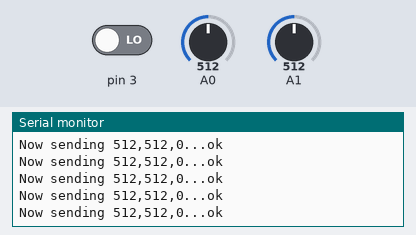
Recording of a sketch running on a simulated Arduino Uno, built with avr-gcc and run on an emulated ATmega328P. On the bench: the last lines printed to the serial monitor. The inputs (shaded band) are chosen by the test bench; at power-on: A0 = 512, A1 = 512, pin 3 LOW. No radio packets arrive unless stated.

Above: at 1.2 s.
1.3 s: A0 set to 716
At 1.34 s:
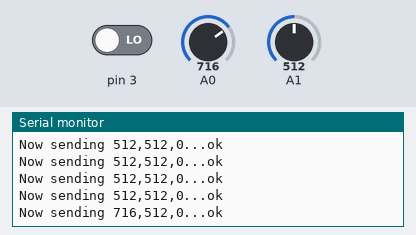
2.8 s: A1 set to 716
At 2.87 s:
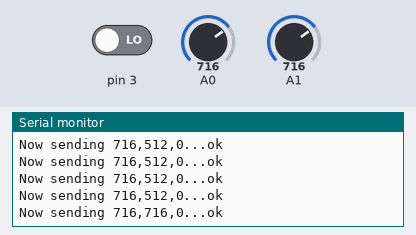
4.3 s: pin 3 driven HIGH
At 4.4 s:
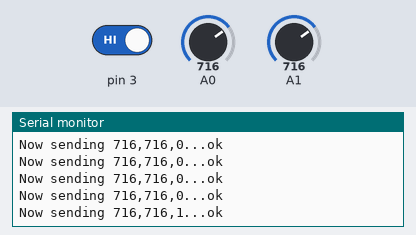
5.8 s: A0 set to 900
At 5.83 s:
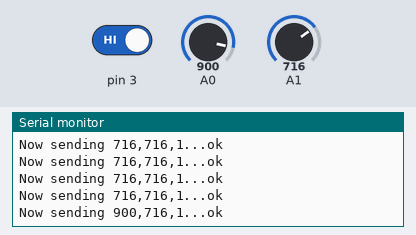
7.3 s: A1 set to 900
At 7.36 s:
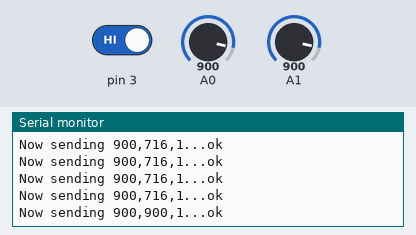
8.8 s: pin 3 driven LOW
At 8.9 s:
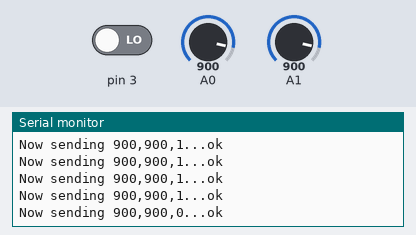
Timing chart, 0 to 11.3 s (numbered marks = the images above; inputs shaded):
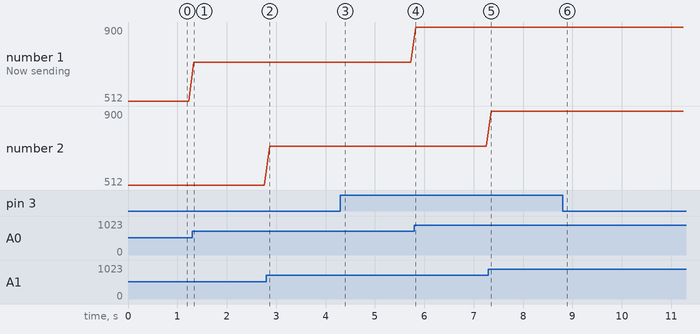

The sketch:

sender.ino
```cpp
 /*
* Getting Started example sketch for nRF24L01+ radios
* This is a very basic example of how to send data from one node to another
* Updated: Dec 2014 by TMRh20
*/

#include <Wire.h>

#include <RF24_config.h>
#include <printf.h>
#include <nRF24L01.h>
#include <SPI.h>
#include <SoftwareSerial.h>
#include "RF24.h"

RF24 radio(9, 10);
byte addresses[][6] = { "1Node", "2Node" };

void setup()
{
    pinMode(3, INPUT);
    Serial.begin(115200);
    Serial.println(F("SENDER"));

    radio.begin();
    radio.setRetries(0, 15);
    radio.setPALevel(RF24_PA_HIGH);

    radio.openWritingPipe(addresses[1]);
    radio.stopListening();
}


void displayBufferOnLcd(char* buffer, int maxLex)
{
    Serial.print(F("Buffer: "));
    Serial.println(buffer);
}

int count = 0;
char buffer[128];

void loop()
{
    int x = analogRead(0);
    int y = analogRead(1);
    int s = digitalRead(3);

    sprintf(buffer, "%d,%d,%d", x, y,s);
    Serial.print(F("Now sending "));
    Serial.print(buffer);
    Serial.print(F("..."));
    if (!radio.write(buffer, strlen(buffer)))
    {
        Serial.println(F("failed"));
    }
    else
    {
        Serial.println(F("ok"));
    }
    delay(100);
}
```

Measured:
- after the input at 1.3 s, the serial monitor: prints a new line at once (image 1)
- after the input at 2.8 s, the serial monitor: prints a new line after 0.07 s (image 2)
- after the input at 4.3 s, the serial monitor: prints a new line after 0.10 s (image 3)
- after the input at 5.8 s, the serial monitor: prints a new line at once (image 4)
- after the input at 7.3 s, the serial monitor: prints a new line after 0.06 s (image 5)
- after the input at 8.8 s, the serial monitor: prints a new line after 0.09 s (image 6)
- plotted number 1: 512 → 716 after the input at 1.3 s, 716 → 900 after the input at 5.8 s
